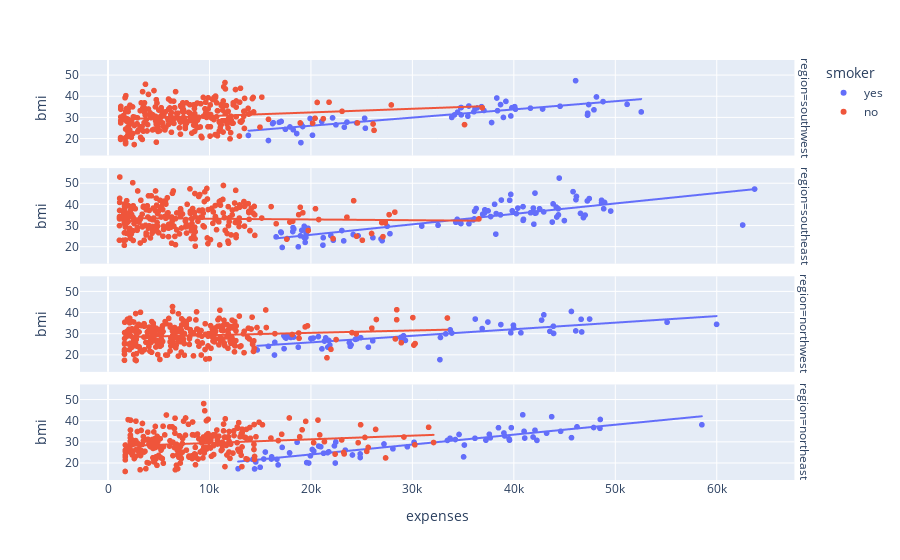

Write notebook code for a chart like this one.
### Code cell
px.scatter(data,x="expenses",y="bmi",facet_row="region",color="smoker",trendline="ols")
